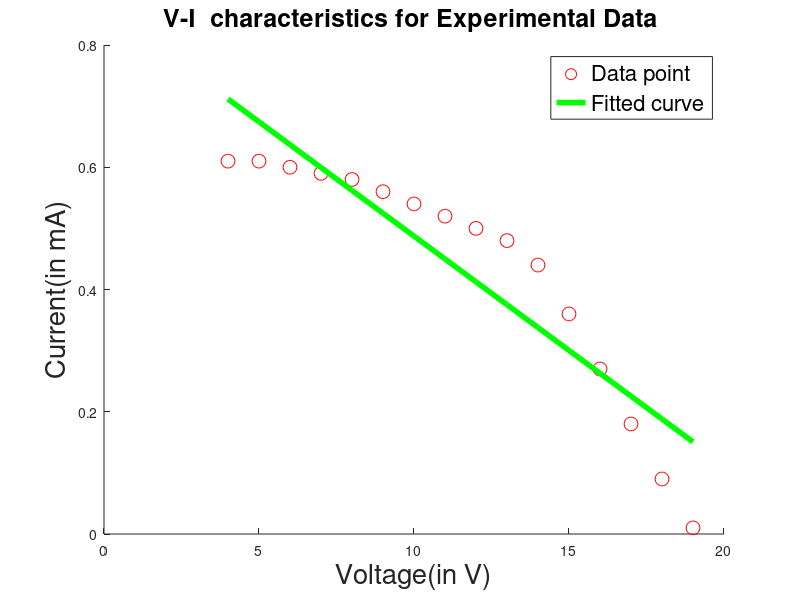
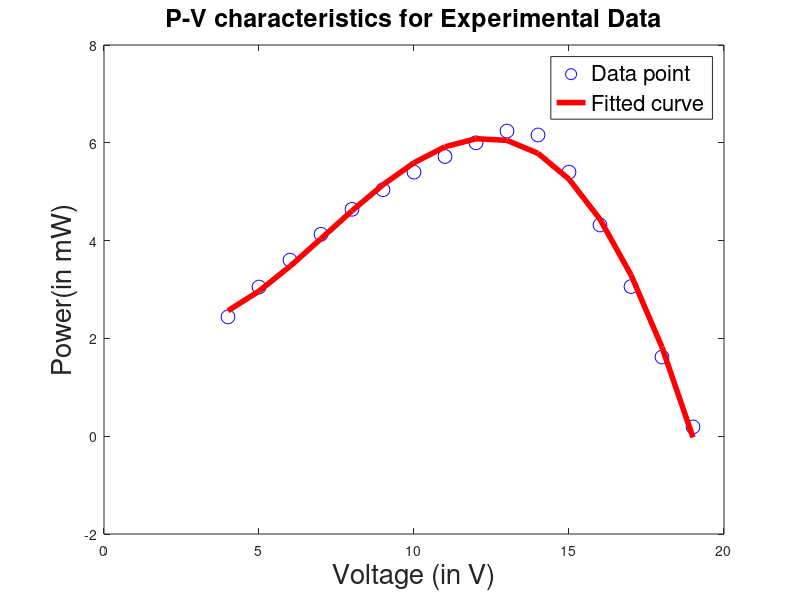

Write the MATLAB code that produced these figures, in order.
pkg load struct ;
pkg load optim ;
k=1.38065*10^(-23);
%A=2.15;
A=2.15;
T=302;
%Np=3;
q=1.6022*10^(-19);
V0 =[4:1:19];
y = [0.61,0.61,0.60,0.59,0.58,0.56,0.54,0.52,0.50,0.48,0.44,0.36,0.27,0.18,0.09,0.01];


power=V0.*y;

%I0=Np*Iph-Np*Irs*(exp(q/(k*T*A)*V0./Ns)-1);
F = @(x,V0)x(1)*x(2)-x(1)*x(3)*(exp(q/(k*T*A)*V0./x(4))-1);
%x0 = [10 5 0 6];
x0 = [4 3 0 4];
x = lsqcurvefit(F,x0,V0,y);
x(1)
x(2)
x(3)
x(4)

%subplot(1,2,1)
hold on
figure(1)

plot(V0,y,'ro','MarkerSize',10)
title('V-I  characteristics for Experimental Data ','FontSize',18)
plot(V0,F(x,V0),'Linewidth',4,'g')
h = legend('Data point', 'Fitted curve');
set(h,'FontSize',16); 
%rect = [0.25, 0.25, .25, .25];
%set(h, 'Position', rect);
%axis([0 50 0 1.7 ]);
xlabel('Voltage(in V)','FontSize',20);
ylabel('Current(in mA)','FontSize',20);


figure(2)
%subplot(1,2,2)
plot(V0,power,'bo','MarkerSize',10)
title('P-V characteristics for Experimental Data','FontSize',18)
p=polyfit(V0,power,4);
pp=polyval(p,V0);
hold on
plot(V0,pp,'Linewidth',4,'-r')
k = legend('Data point', 'Fitted curve')
set(k,'FontSize',16);
%rect = [0.30, 0.20, .30, .30];
%set(k, 'Position', rect);
%axis([1.2 5.3  0 1.7 ]);
xlabel('Voltage (in V)','FontSize',20);
ylabel('Power(in mW)','FontSize',20);
 

%figure(3)
%plot(y,power,'bo')
%title('P-I characteristics for Experimental Data and Fitting curve')
%p=polyfit(y,power,10);
%pp=polyval(p,y);
%hold on
%plot(y,pp,'-g')
%legend('Experiment Data point', 'Fitted curve')

%axis([0 0.6  0 2 ]);
%xlabel('Current in mili amp');
%ylabel('power in mili watt');
%hold off
